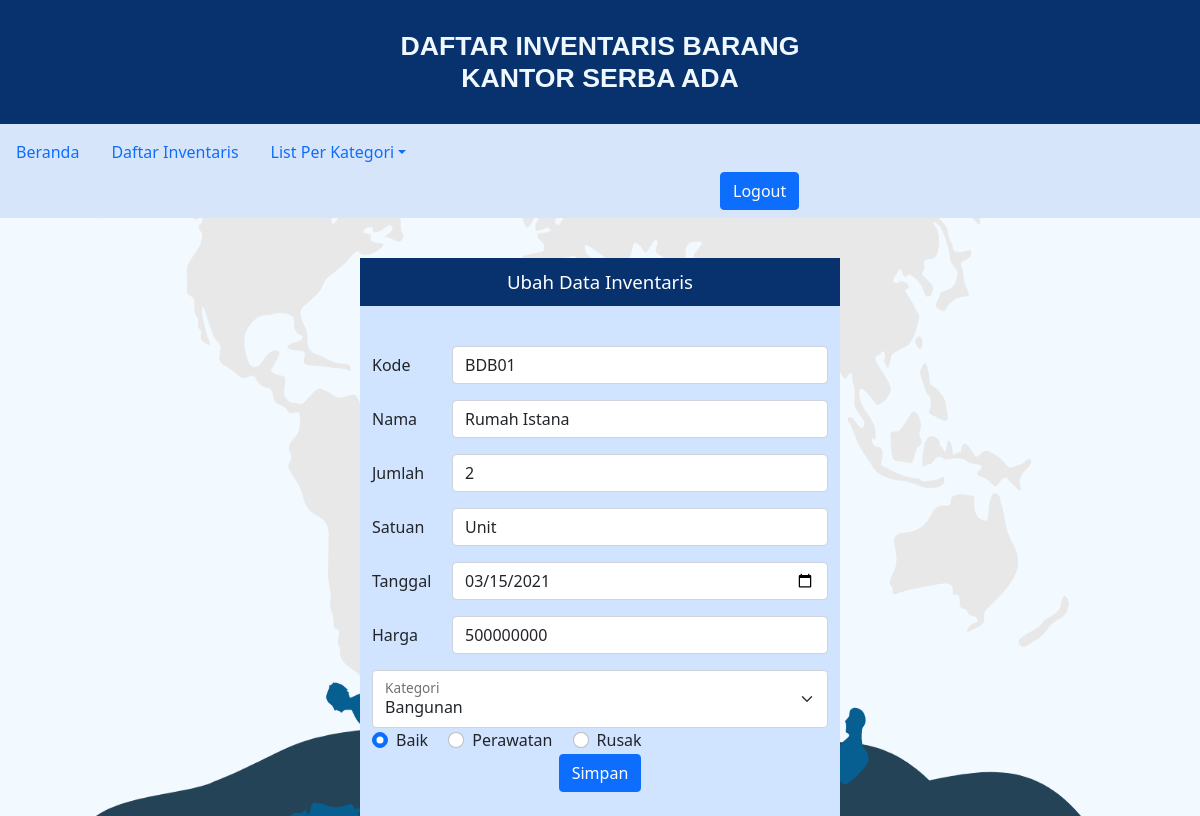
Page /edit.php?kode_barang=BDB01 (signed in) on the committed database.
### tables this page shows
CREATE TABLE `inventaris` (
  `kode_barang` varchar(10) NOT NULL,
  `nama_barang` varchar(30) NOT NULL,
  `jumlah` int(11) NOT NULL,
  `satuan` varchar(15) NOT NULL,
  `tgl_datang` date NOT NULL,
  `kategori` varchar(20) NOT NULL,
  `status_barang` varchar(20) NOT NULL,
  `harga` int(20) NOT NULL
);

### edit.php (the view, shortened to what this page needs)
<!DOCTYPE html>
<html lang="en">
  <head>
    <link rel="stylesheet" href="assets/css/styledata.css" />
    <link href="https://cdn.jsdelivr.net/npm/bootstrap@5.1.3/dist/css/bootstrap.min.css" rel="stylesheet" />
  </head>
  <body class="bodyumum">
    <h1 class="tx-judul"> DAFTAR INVENTARIS BARANG <br> KANTOR SERBA ADA</h1>
    <nav class="navbar-expand-lg navbar-light">
    <div class="utama">
      <ul class="navbar nav justify-content-start">
        <li ><a  class="nav-link" aria-current="page" href="admin.php">Beranda</a></li>
        <li ><a  class="nav-link" href="datainventaris.php">Daftar Inventaris</a></li>
        <li class="nav-item dropdown">
            <a class="nav-link dropdown-toggle" data-bs-toggle="dropdown" href="#" role="button" aria-expanded="false">List Per Kategori</a>
        </li>
        <span  class="d-flex ">
            <a  href="logout.php">
              <button type="button"  class="btn btn-primary" id="logout">Logout</button>
            </a>
          </span>
      </ul>
    </div>
    </nav>
    <div class="ubahutama">
    <p class="jd-ubah">Ubah Data Inventaris<br></p>
    <?php
    include "config.php";
    $kode_barang = $_GET['kode_barang'];
    $data = mysqli_query($connection, "SELECT * FROM inventaris WHERE kode_barang='$kode_barang'"); ?>
    <?php while ($hasil = mysqli_fetch_assoc($data)) : ?>
        <br>
        <div class="container">
            <form method="POST" action="prosesedit.php">
                <div class="mb-3 row">
                    <label for="inputKode" class="col-sm-2 col-form-label">Kode</label>
                    <div class="col-sm-10">
                        <input type="text" class="form-control" id="inputkode" value="<?php echo $hasil["kode_barang"];?>"  name="kode_barang">
                    </div>
                </div>
                <div class="mb-3 row">
                    <label for="inputnama" class="col-sm-2 col-form-label">Nama</label>
                    <div class="col-sm-10">
                        <input type="text" class="form-control" id="inputnama"  name="nama_barang" value="<?php echo $hasil["nama_barang"];?>">
                    </div>
                </div>
                <div class="mb-3 row">
                    <label for="inputjumlah" class="col-sm-2 col-form-label">Jumlah</label>
                    <div class="col-sm-10">
                        <input type="integer" class="form-control" id="inputjumlah" value="<?php echo $hasil["jumlah"];?>" name="jumlah">
                    </div>
                </div>
                <div class="mb-3 row">
                    <label for="inputsatuan" class="col-sm-2 col-form-label">Satuan</label>
                    <div class="col-sm-10">
                        <input type="text" class="form-control" id="inputsatuan" value="<?php echo $hasil["satuan"];?>" name="satuan">
                    </div>
                </div>
                <div class="mb-3 row">
                    <label for="inputtanggal" class="col-sm-2 col-form-label">Tanggal</label>
                    <div class="col-sm-10">
                        <input type="date" class="form-control" id="inputtanggal" value="<?php echo $hasil["tgl_datang"];?>" name="tgl_datang">
                    </div>
                </div>
                <div class="mb-3 row">
                    <label for="inputharga" class="col-sm-2 col-form-label">Harga</label>
                    <div class="col-sm-10">
                        <input type="integer" class="form-control" id="inputharga" value="<?php echo $hasil["harga"];?>" name="harga">
                    </div>
                </div>
                <div class="form-floating">
                    <select class="form-select" id="floatingSelect" aria-label="Floating label select example" name="kategori" >
                        <?php
                            $status=$hasil["kategori"];
                            switch ($status) {
                                case "Bangunan" :
                                    ?>
                                    <option selected value="Bangunan">Bangunan</option>
                                    <?php
                                break;
                                    ?>
                                <?php
                            }
                            ?>
                    </select>
                    <label for="floatingSelect">Kategori</label>
                </div>
                <?php
                $status=$hasil["status_barang"];
                switch ($status) {
                    case "Baik" :
                        ?>
                        <div class="form-check form-check-inline">
                            <input class="form-check-input" type="radio"  id="flexRadioDefault1" value="Baik" name="status_barang" checked>
                            <label class="form-check-label" for="flexRadioDefault1">Baik</label>
                        </div>
                        <div class="form-check form-check-inline">
                            <input class="form-check-input" type="radio"  id="flexRadioDefault2" value="Perawatan" name="status_barang" >
                            <label class="form-check-label" for="flexRadioDefault2">Perawatan</label>
                        </div>
                        <div class="form-check form-check-inline">
                            <input class="form-check-input" type="radio"  id="flexRadioDefault3" value="Rusak" name="status_barang" >
                            <label class="form-check-label" for="flexRadioDefault3">Rusak</label>
                        </div>
                        <?php
                        break;
                        ?>
                        <?php
                }
                ?>
                <center>
                    <button type="submit" class="btn btn-primary">Simpan</button> <br> <br>
                </center>
            </form>
        </div>
    <?php endwhile; ?>
    </div>
  </body>
</html>

### assets/css/styledata.css (style rules this page uses)
.bodyumum { margin-top: 0px; margin-bottom: 0px; margin-left: 0px; margin-right: 0px; }
.tx-judul { text-align: center; color: aliceblue; font-size: 20pt; background-color: #07326d; padding-top: 30px; padding-bottom: 30px; font-family: Arial, Helvetica, sans-serif; font-weight: bold; margin-bottom: 0px; margin-left: 0px; margin-top: 0px; }
.utama { background-color: #d7e5fa; margin-top: 0; margin-left: 0; margin-right: 0; }
.d-flex { margin-left: 60%; }
.nav-link { margin-top: 0; margin-bottom: 0; margin-left: 0; margin-right: 0; padding-right: 0px; }
.ubahutama { margin-top: 40px; margin-left :30%; margin-right: 30%; background-color:#d0e3ff ; }
.jd-ubah { text-align: center; padding-top: 10px; padding-bottom: 10px; margin-top: 40px; background-color:#07326d ; color: #fff; font-size: 14pt; }

### edit.php (style rules this page uses)
body { background-image: url("assets/img/bg-awal.png"); background-repeat: no-repeat; background-attachment: fixed; background-size: 100% 100%; }

### rows in the picture
inventaris: kode_barang "BDB01", nama_barang "Rumah Istana", jumlah "2", satuan "Unit", tgl_datang "03/15/2021", harga "500000000", kategori "Bangunan"
